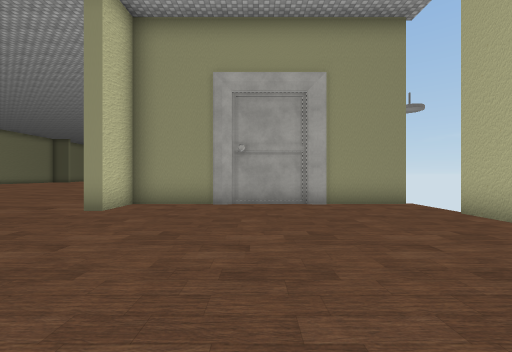
[1] (above)

12 first-person views from a walk through a 3-D level made in the Unity game engine. The camera is 1.5 m above the floor, looks level and sees 90° across. The floor is counted in squares, 2 m on a side. Each view is taken from the middle of a square. On the plan, view 1 faces up. The plan holds only what a view shows up to about 9 squares ahead; the rest is blank. The player character is not drawn. Some surface patterns are stand-ins.

[2]
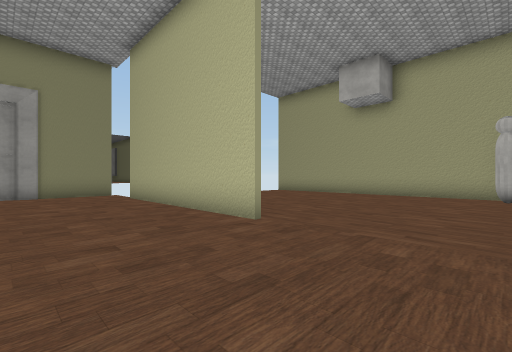

[3]
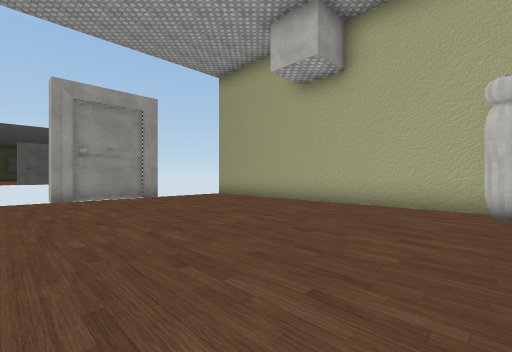

[4]
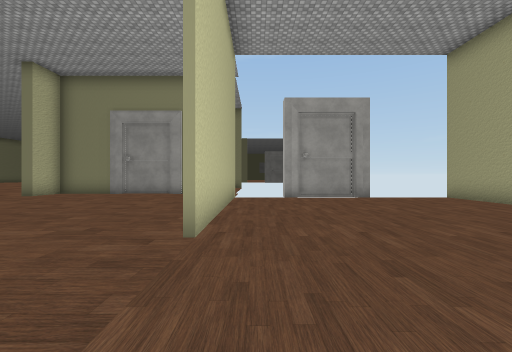

[5]
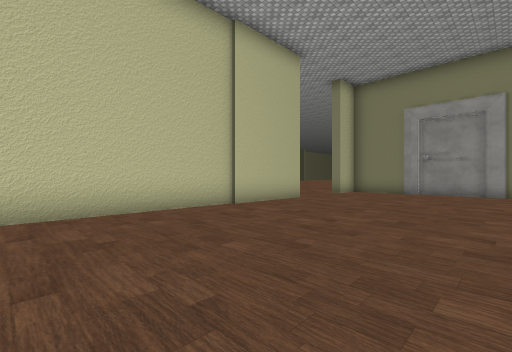

[6]
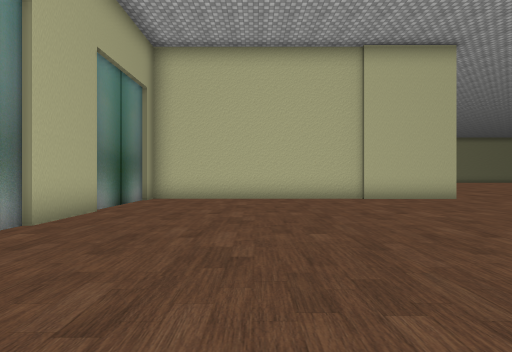

[7]
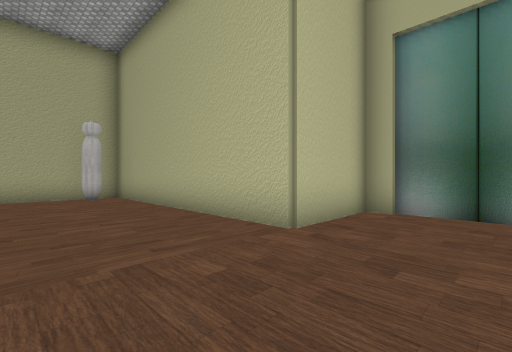

[8]
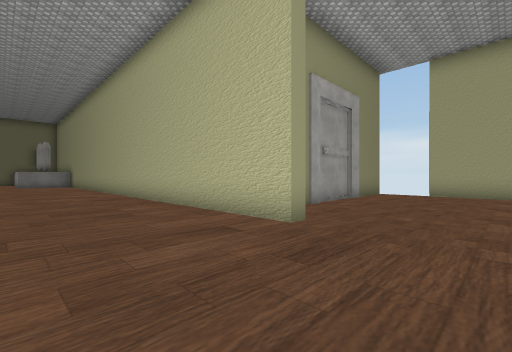

[9]
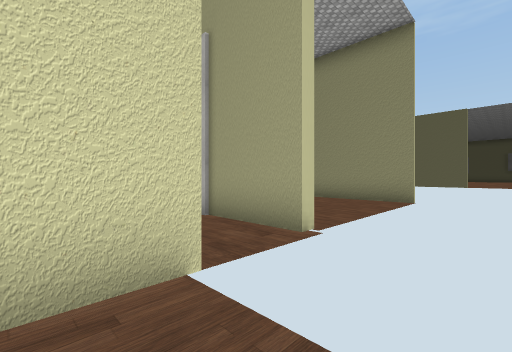

[10]
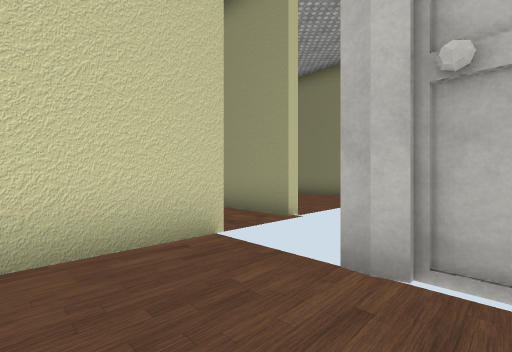

[11]
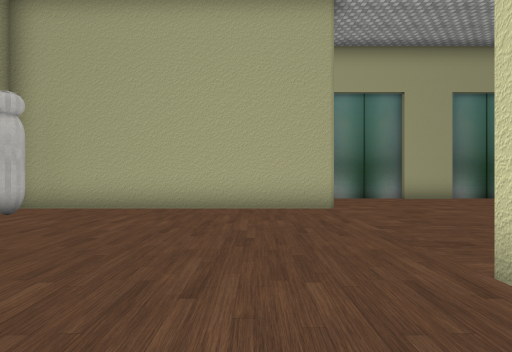

[12]
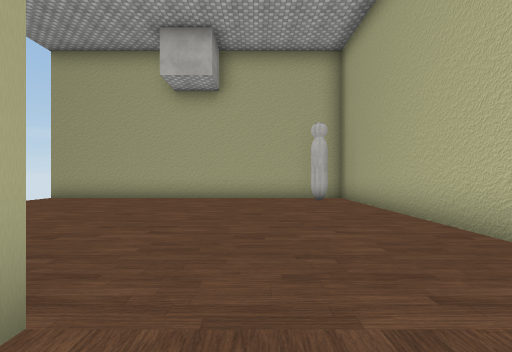

### Floor plan
Points are (right, up) in squares from view 1. A wall is a line through its corners. A room is listed if a view was taken in it or the views show most of it. See-through windows are left out.
Room 1 (views 1, 2, 3, 4, 5, 6, 7, 9, 10, 11, 12)
walls: (4.1, -0.9) (4.1, 5.2); (4.3, 5.2) (4.3, -0.9); (-3.4, 2.6) (-3.4, -7.5) (4.1, -7.5) (4.1, -4.9) (11.7, -4.9) (11.7, 5); (4, 6.9) (1.8, 6.9); (-1.1, 6.9) (-3.4, 6.9) (-3.4, 5.5)
ways out: opening at (-3.7, 4) to room 2; gap at (4, 7)
objects: other object (6, 5) to (9, 5); ball (11, -4)
Room 2 (view 8)
walls: (-3.4, 5.5) (-3.7, 5.5) (-3.7, 12.5)
ways out: opening at (-3.7, 4) to room 1

Where each view was taken, in squares from view 1:
view 1: 0 up, 0 right, facing up
view 2: 4 down, 1 right, facing up-right
view 3: 4 down, 5 right, facing up-right
view 4: 4 down, 5 right, facing up
view 5: 5 down, 2 right, facing up-left
view 6: 4 down, 5 right, facing left
view 7: 2 down, 2 right, facing down-right
view 8: 3 up, 7 left, facing up-right
view 9: 4 up, 6 right, facing up-left
view 10: 3 up, 7 right, facing up-left
view 11: 1 up, 6 right, facing down
view 12: 2 down, 3 right, facing right
